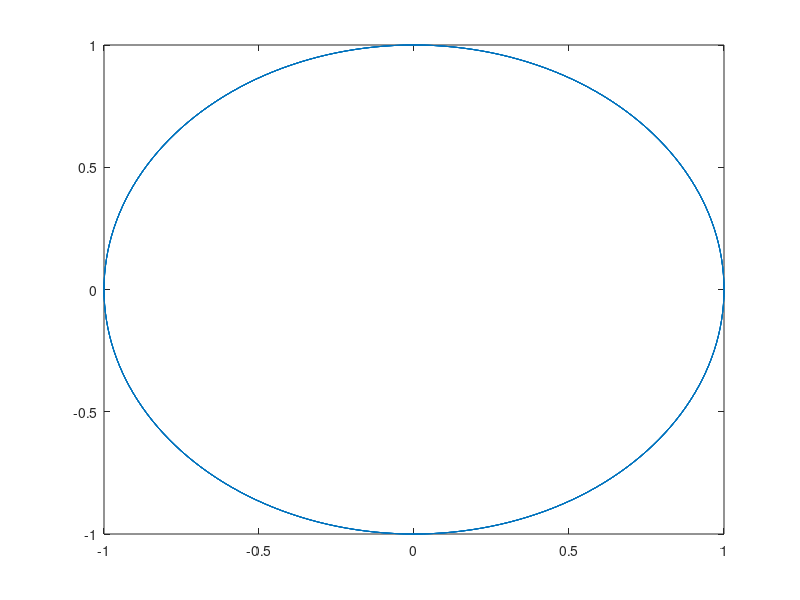
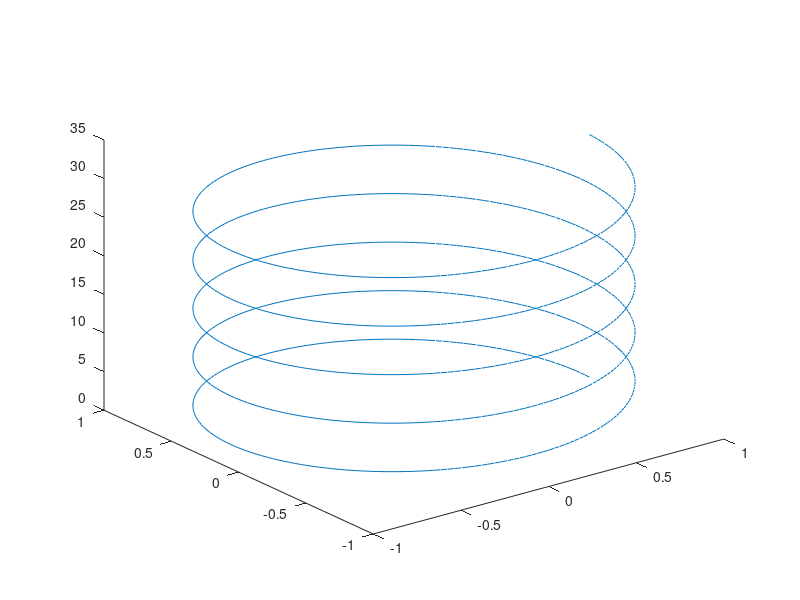

Write MATLAB code to recreate these figures, in order.
close all
clear all
clc

t=0:pi/100:10*pi;

x=cos(t);
y=sin(t);
z=t;

figure(1)
plot(x,y)

figure(2)
plot3(x,y,z)